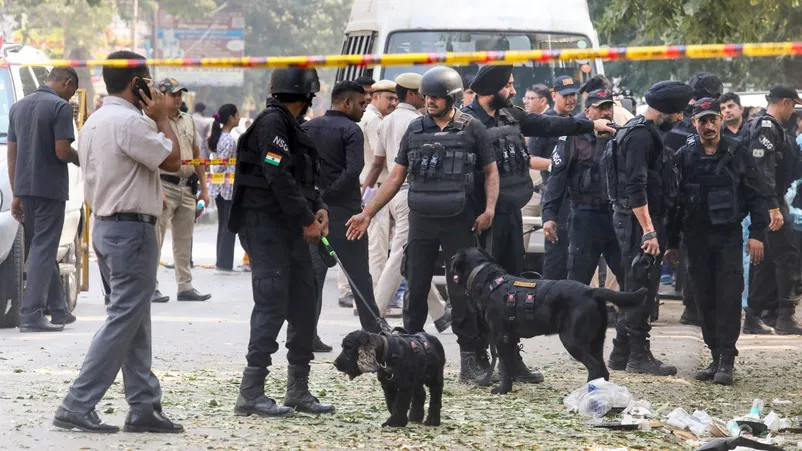
#> input picture img1.webp, 802 x 451 px
$ python test1.py   (older library calls are emulated)
#> lines starting #> are read from the running program, lines starting #| are printed output that depends on the picture
from PIL import ImageFont, Image, ImageDraw, ImageFont, ImageFilter


# Create a new 1080x1080 image with a black background
img = Image.new("RGBA", (1080, 1080), color="black")

draw = ImageDraw.Draw(img)

# Load the font
font = ImageFont.truetype("font/Poppins-Bold.ttf", size=60)

# Load the overlay image
overlay = Image.open("img1.webp")
#> overlay is the input picture: PIL image 802x451 RGB; mean R, G, B 122.3, 118.6, 116
o_w, o_h = overlay.size
#> o_w = 802; o_h = 451
overlay = overlay.resize((1080, o_h))
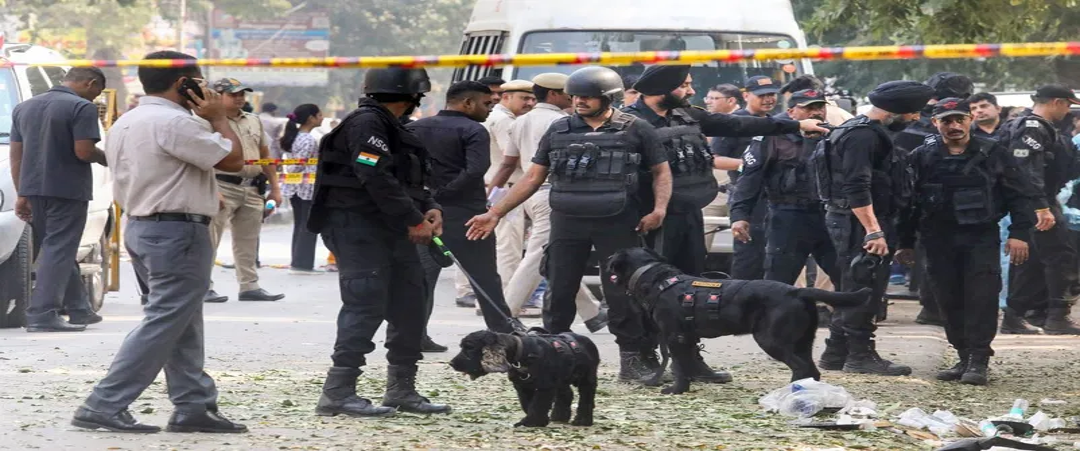
#> overlay: PIL image 1080x451 RGB; mean R, G, B 122.3, 118.6, 116

# Paste the resized overlay onto the background
resized_image = overlay.resize((1080, 1080))
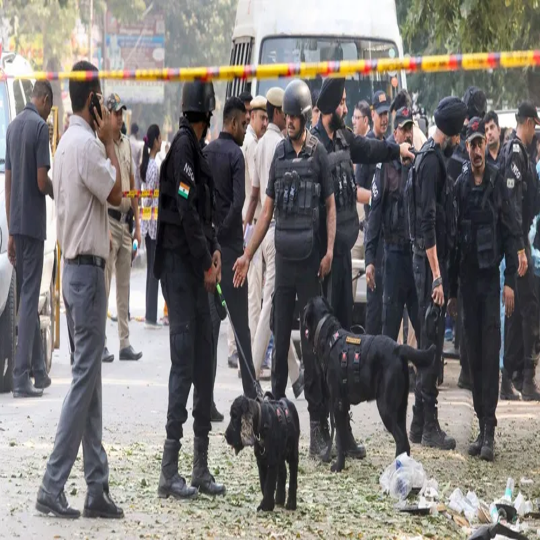
#> resized_image: PIL image 1080x1080 RGB (shown at 1/2 size); mean R, G, B 122.3, 118.6, 116

blurred_background = resized_image.filter(ImageFilter.GaussianBlur(10))
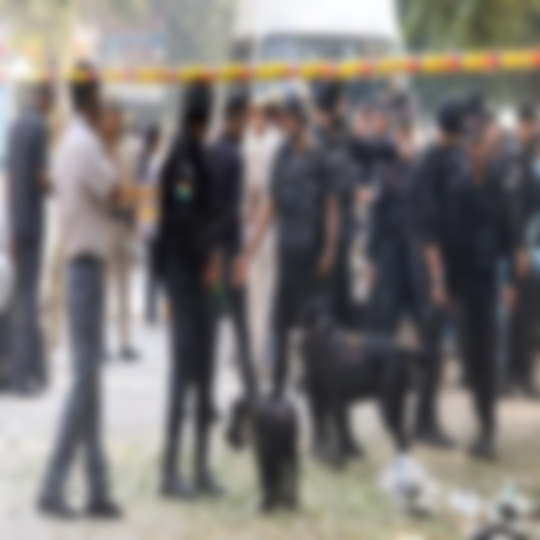
#> blurred_background: PIL image 1080x1080 RGB (shown at 1/2 size); mean R, G, B 122.4, 118.6, 116
blurred_background.putalpha(10)
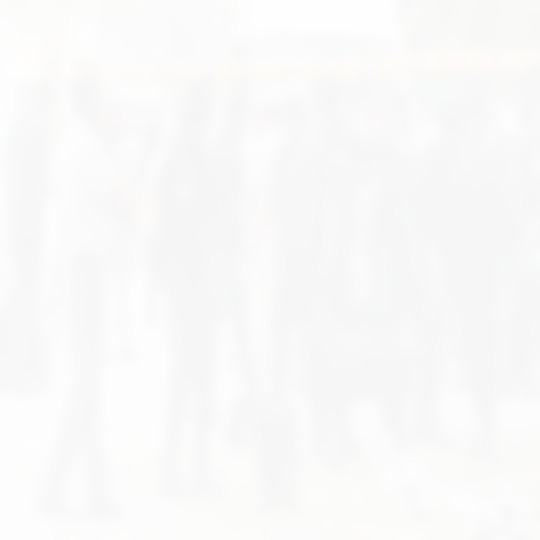
#> blurred_background: PIL image 1080x1080 RGBA (shown at 1/2 size); mean R, G, B, A 122.4, 118.6, 116, 10; transparent parts drawn white
img.paste(blurred_background, (0, 0))
img.paste(overlay, (0, 0))
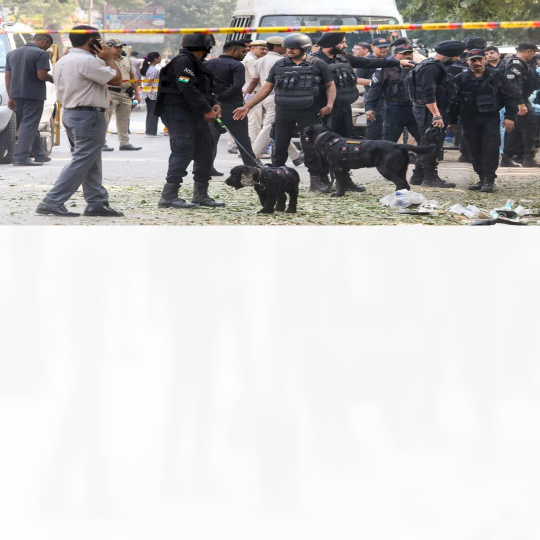
#> img: PIL image 1080x1080 RGBA (shown at 1/2 size); mean R, G, B, A 119.3, 116.5, 115, 112.3; transparent parts drawn white

black_overlay = Image.open("new_black_overlay.png")
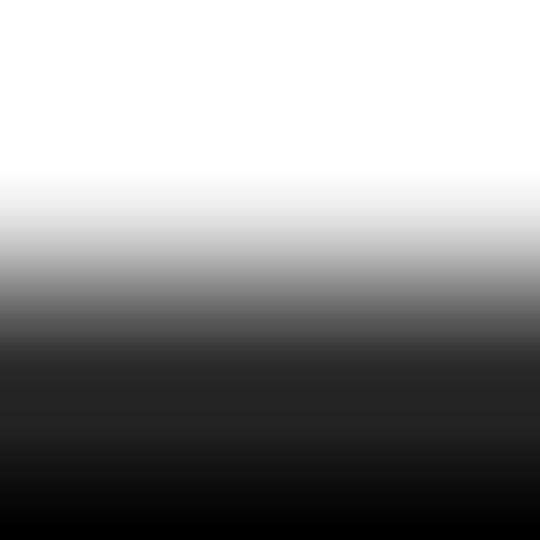
#> input picture new_black_overlay.png, 1080 x 1080 px (shown at 1/2 size)
#> black_overlay is the input picture: PIL image 1080x1080 RGBA; mean R, G, B, A 78.4, 78.4, 78.4, 110
# black_overlay = black_overlay.resize((1080, 1080))
img = img.resize((1080, 1080))
img = Image.alpha_composite(img.convert("RGBA"), black_overlay.convert("RGBA"))
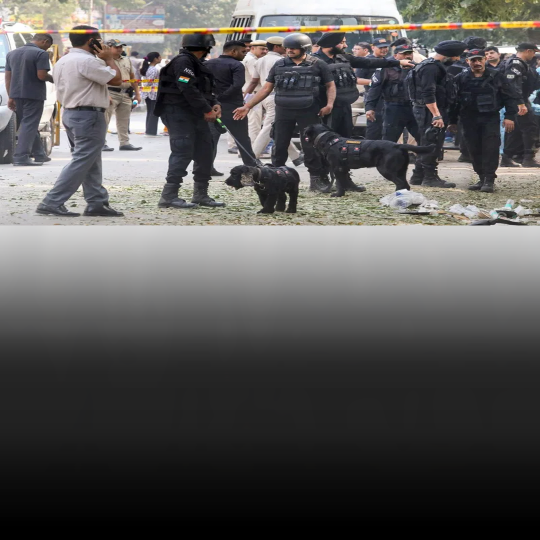
#> img: PIL image 1080x1080 RGBA (shown at 1/2 size); mean R, G, B, A 51.4, 49.8, 48.9, 216.5; transparent parts drawn white


# img = Image.alpha_composite(img, black_overlay)
# text = "Instagram Post Title"

# # Calculate text size
# text_size = draw.textsize(text, font=font)

# # Calculate the Y position to center the text
# text_position = ((1080 - text_size[0]) // 2, 0)  # Center horizontally; keep Y fixed

# Add text to the image
# draw.text(text_position, text, fill="yellow", font=font)

# Save and show the result
img.save("instagram_post.jpg")
img.show()
